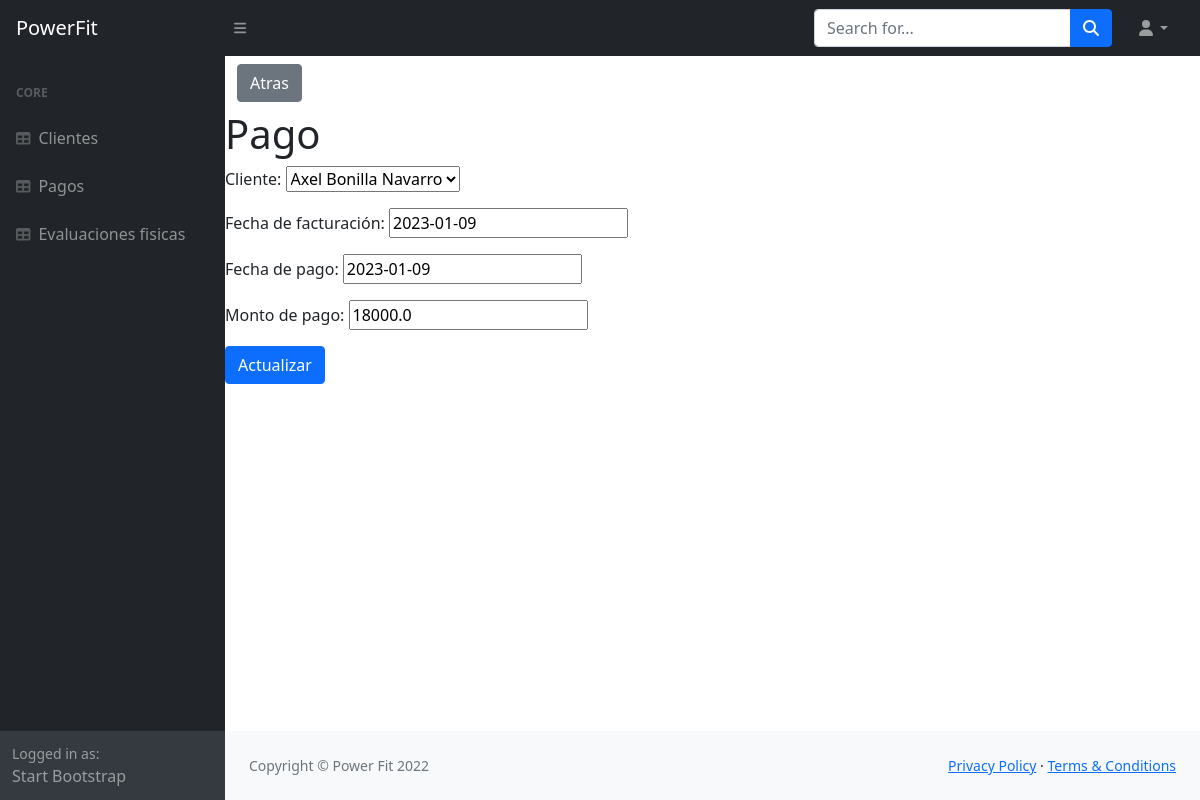
The app's page /payments_list/update_payments/1 with its own data.
### HealthQuest/models.py (models this page shows, shortened)
class payments (models.Model):
    client = models.OneToOneField(HealthQuests, on_delete=models.CASCADE, null=True, blank=True, verbose_name= 'Cliente')
    date = models.DateField(default=datetime.date.today, verbose_name= 'Fecha de facturación')
    payment_date = models.DateField(default=datetime.date.today, verbose_name= 'Fecha de pago')
    amount = models.FloatField(verbose_name='Monto de pago', default=0)

### HealthQuest/views.py (the view, shortened to what this page needs)
# urls.py: path('payments_list/update_payments/<int:pk>', views.update_payments.as_view(template_name='HealthQuest/update_payments.html'), name='uptd_payments'),
class update_payments(UpdateView, SuccessMessageMixin):
    model = payments
    fields = '__all__'
    template_name = 'HealthQuest/update_payments.html'
    success_message = 'Actualizado'

### HealthQuest/models.py (called while the page is built)
    def __str__(self):
        return self.name

### templates/HealthQuest/update_payments.html (shortened to what this page needs)
{% extends 'HealthQuest/index.html' %}
{% block content %}
<div class="container">
<a href="/payments_list" type="button" class="btn btn-secondary">Atras</a>
</div>
    <form method="post">{% csrf_token %}
        <h1>Pago</h1>
        {{ form.as_p }}
        <input class="btn btn-primary" type="submit" value="Actualizar">
    </form>
{% endblock %}

### records on screen
payments: client "Axel Bonilla Navarro", date "2023-01-09", payment_date "2023-01-09", amount "18000.0"
